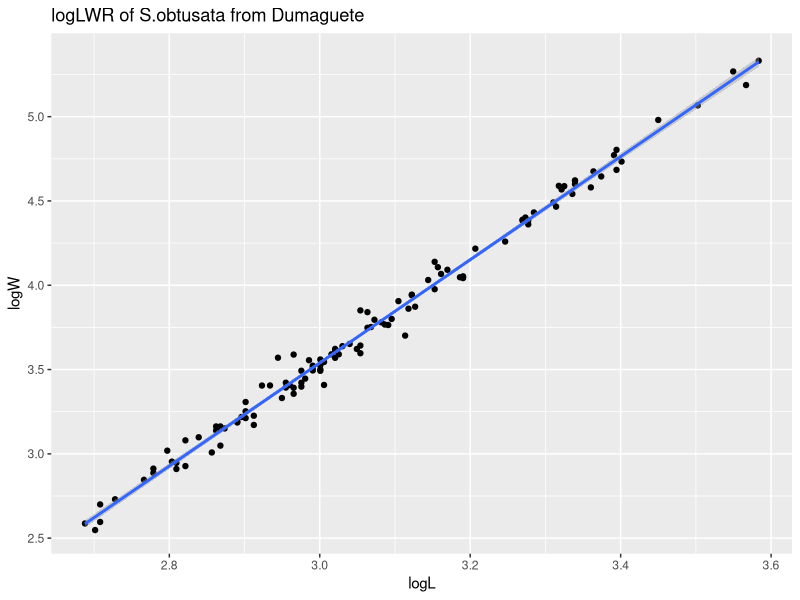
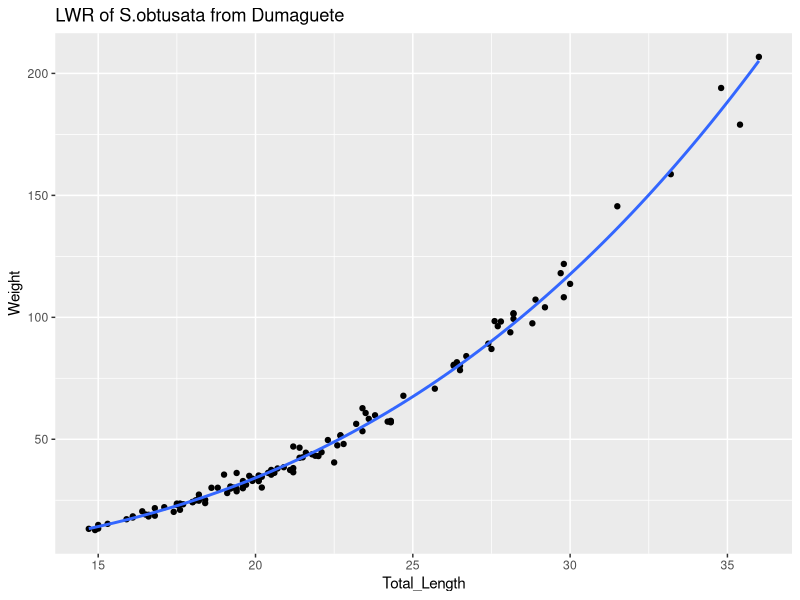
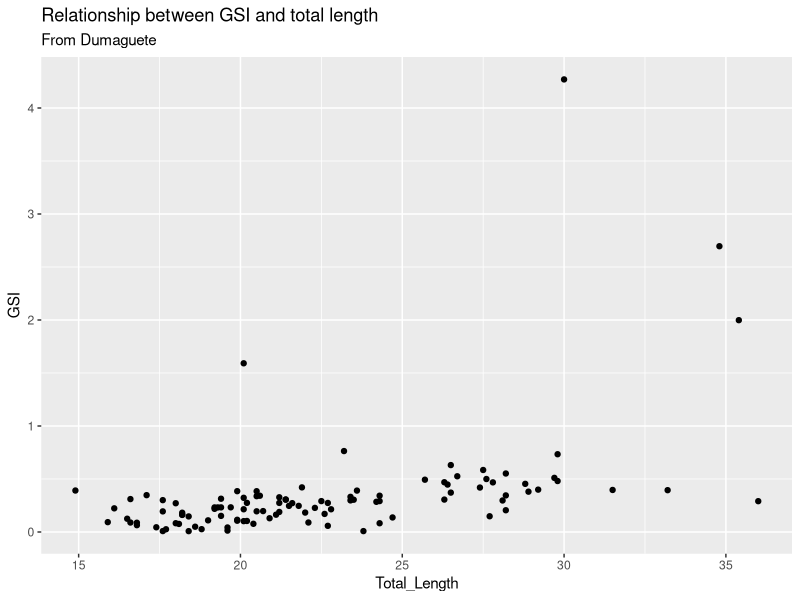

Source code (R) for these figures, in order: (Note: this script raises an error after producing the figures.)
######Setup#####
setwd("/Users/admir/Downloads/S.obtusata_Project/Sphyraena_obtusata")
Packages <- c("tidyverse")
invisible(suppressPackageStartupMessages(lapply(Packages,library,character.only = TRUE)))

######Load files needed#####
Obtusata <- read.csv("AC_Sphyraena_obtusata_Dat_for_R.csv")
colnames(Obtusata) <- c("Specimen_ID","Species","Location","Site","Date","Total_Length",
                          "Standard_Length","Weight","Gonad_Weight")

####################Dumaguete####################
#####Calculating LWR#####

#subset data to include only Dumaguete population
Obtusata_DGT<- subset(Obtusata, Location == "Dumaguete")

#remove NAs from weight and total length
Obtusata_DGT_LWR <- subset(Obtusata_DGT, !is.na(Weight) & !is.na(Total_Length))

#log-transform L and W
Obtusata_DGT_LWR$logL <- log(Obtusata_DGT_LWR$Total_Length)
Obtusata_DGT_LWR$logW <- log(Obtusata_DGT_LWR$Weight)

#create linear model with log-transformed W and L
full_lm_lLlW <- lm(logW~logL, data = Obtusata_DGT_LWR)
full_lm_lLlW
summary(full_lm_lLlW)

#plot model
Obtusata_DGT_logLW_plot <- ggplot(data = Obtusata_DGT_LWR, aes(x = logL, y = logW)) +
  geom_point() + geom_smooth(method = "lm") + ggtitle(label = "logLWR of S.obtusata from Dumaguete")
Obtusata_DGT_LW_plot <- ggplot(data = Obtusata_DGT_LWR, aes(x = Total_Length, y = Weight)) +
  geom_point() + geom_smooth(method = "nls", formula = y ~ a*x^b, start = list(a = 0.0035597, b = 3.059256), data = Obtusata_DGT_LWR, se = F) +
  ggtitle(label = "LWR of S.obtusata from Dumaguete")

Obtusata_DGT_logLW_plot
Obtusata_DGT_LW_plot

#####Calculating GSI#####

#remove NAs from gonad weight
Obtusata_DGT_GSI <- subset(Obtusata_DGT, !is.na(Gonad_Weight))

#raw GSI and TL
Obtusata_DGT_GSI$GSI <- (Obtusata_DGT_GSI$Gonad_Weight/Obtusata_DGT_GSI$Weight) * 100
ggplot(data = Obtusata_DGT_GSI, aes(x = Total_Length, y = GSI)) + 
  geom_point() + ggtitle(label = "Relationship between GSI and total length", subtitle = "From Dumaguete")

mean(Obtusata_DGT_GSI[["GSI"]])

#####Calculating Fulton's Condition Factor#####
Obtusata_DGT$K <- 100 * (Obtusata_DGT$Weight/(Obtusata_DGT$Total_Length)^3)

####################Kalibo####################
#####Calculating LWR#####

#subset data to include only Kalibo population
Obtusata_KAL <- subset(Obtusata, Location == "Kalibo")

#remove NAs from weight and total length
Obtusata_KAL_LWR <- subset(Obtusata_KAL, !is.na(Weight) & !is.na(Total_Length))

#log-transform L and W
Obtusata_KAL_LWR$logL <- log(Obtusata_KAL_LWR$Total_Length)
Obtusata_KAL_LWR$logW <- log(Obtusata_KAL_LWR$Weight)

#create linear model with log-transformed W and L
full_lm_lLlW <- lm(logW~logL, data = Obtusata_KAL_LWR)
full_lm_lLlW
summary(full_lm_lLlW)

#plot model
Obtusata_KAL_logLW_plot <- ggplot(data = Obtusata_KAL_LWR, aes(x = logL, y = logW)) +
  geom_point() + geom_smooth(method = "lm") + ggtitle(label = "logLWR of S.obtusata from Kalibo")
Obtusata_KAL_LW_plot <- ggplot(data = Obtusata_KAL_LWR, aes(x = Total_Length, y = Weight)) +
  geom_point() + geom_smooth(method = "nls", formula = y ~ a*x^b, start = list(a = 0.004027, b = 3.106475), data = Obtusata_KAL_LWR, se = F) +
  ggtitle(label = "LWR of S.obtusata from Kalibo")

Obtusata_KAL_logLW_plot
Obtusata_KAL_LW_plot

#####Calculating GSI#####

#remove NAs from gonad weight
Obtusata_KAL_GSI <- subset(Obtusata_KAL, !is.na(Gonad_Weight))

#raw GSI and TL
Obtusata_KAL_GSI$GSI <- (Obtusata_KAL_GSI$Gonad_Weight/Obtusata_KAL_GSI$Weight) * 100
ggplot(data = Obtusata_KAL_GSI, aes(x = Total_Length, y = GSI)) + 
  geom_point() + ggtitle(label = "Relationship between GSI and total length", subtitle = "From Kalibo")

mean(Obtusata_KAL_GSI[["GSI"]])

#####Calculating Fulton's Condition Factor#####
Obtusata_KAL$K <- 100 * (Obtusata_KAL$Weight/(Obtusata_KAL$Total_Length)^3)

####################Both####################
#####Calculating LWR#####

#remove NAs from weight and total length
Obtusata_full_LWR <- subset(Obtusata, !is.na(Weight) & !is.na(Total_Length))

#log-transform L and W
Obtusata_full_LWR$logL <- log(Obtusata_full_LWR$Total_Length)
Obtusata_full_LWR$logW <- log(Obtusata_full_LWR$Weight)

#create linear model with log-transformed W and L
full_lm_lLlW <- lm(logW~logL, data = Obtusata_full_LWR)
full_lm_lLlW
summary(full_lm_lLlW)

#plot model
Obtusata_full_logLW_plot <- ggplot(data = Obtusata_full_LWR, aes(x = logL, y = logW, colour = Location)) +
  geom_point() + geom_smooth(method = "lm") + ggtitle(label = "logLWR of S.obtusata from 2 populations")
Obtusata_full_LW_plot <- ggplot(data = Obtusata_full_LWR, aes(x = Total_Length, y = Weight, colour = Location)) +
  geom_point() + geom_smooth(method = "nls", formula = y ~ a*x^b, start = list(a = -6.16923, b = 3.24846), data = Obtusata_full_LWR, se = F) +
  ggtitle(label = "LWR of S.obtusata from 2 populations")

Obtusata_full_logLW_plot
Obtusata_full_LW_plot

#####Calculating GSI#####

#remove NAs from gonad weight
Obtusata_full_GSI <- subset(Obtusata, !is.na(Gonad_Weight))

#raw GSI and TL
Obtusata_full_GSI$GSI <- (Obtusata_full_GSI$Gonad_Weight/Obtusata_full_GSI$Weight) * 100
ggplot(data = Obtusata_full_GSI, aes(x = Total_Length, y = GSI, colour = Location)) + 
  geom_point() + ggtitle(label = "Relationship between GSI and total length", subtitle = "From 2 populations")

mean(Obtusata_full_GSI[["GSI"]])

####################Sub-setting data to include only lengths seen in Dumaguete AND Kalibo####################
####Sub-setting for total length between 21cm and 30cm#####

Obtusata_sub <- subset(Obtusata, Total_Length > 21 & Total_Length < 30)

#####Running the rest of my analysis on subset dataframe#####

#log transform L and W
Obtusata_sub$logL <- log(Obtusata_sub$Total_Length)
Obtusata_sub$logW <- log(Obtusata_sub$Weight)

#create linear model with log-transformed W and L
full_lm_lLlW <- lm(logW~logL, data = Obtusata_sub)
full_lm_lLlW
summary(full_lm_lLlW)

#plot model
Obtusata_sub_logLW_plot <- ggplot(data = Obtusata_sub, aes(x = logL, y = logW, colour = Location)) +
  geom_point() + geom_smooth(method = "lm") + ggtitle(label = "logLWR of S.obtusata from 2 populations")
Obtusata_sub_LW_plot <- ggplot(data = Obtusata_sub, aes(x = Total_Length, y = Weight, colour = Location)) +
  geom_point() + geom_smooth(method = "nls", formula = y ~ a*x^b, start = list(a = 0.0035597, b = 3.059256), data = Obtusata_sub, se = F) +
  ggtitle(label = "LWR of S.obtusata from 2 populations")

Obtusata_sub_logLW_plot
Obtusata_sub_LW_plot

#####Calculating GSI#####

#remove NAs from gonad weight
Obtusata_sub_GSI <- subset(Obtusata_sub, !is.na(Gonad_Weight))

#raw GSI and TL
Obtusata_sub_GSI$GSI <- (Obtusata_sub_GSI$Gonad_Weight/Obtusata_sub_GSI$Weight) * 100
ggplot(data = Obtusata_sub_GSI, aes(x = Total_Length, y = GSI, colour = Location)) + 
  geom_point() + ggtitle(label = "Relationship between GSI and total length", subtitle = "From 2 populations")

#####BOXPLOTS#####

boxplot(GSI~Location, data=Obtusata_sub_GSI, main="GSI by location", 
        xlab="Location", ylab="GSI", col=(c("red","blue")))
boxplot(Total_Length~Location, data=Obtusata_sub, main="Total length by location", 
        xlab="Location", ylab="Total Length", col=(c("red","blue")))
boxplot(Weight~Location, data=Obtusata_sub, main="Weight by location", 
        xlab="Location", ylab="Weight", col=(c("red","blue")))

#####MANN - WHITNEY U TEST#####

wilcox.test(Obtusata_sub_GSI$GSI~Obtusata_sub_GSI$Location)
wilcox.test(Obtusata_sub$Total_Length~Obtusata_sub$Location)
wilcox.test(Obtusata_sub$Weight~Obtusata_sub$Location)